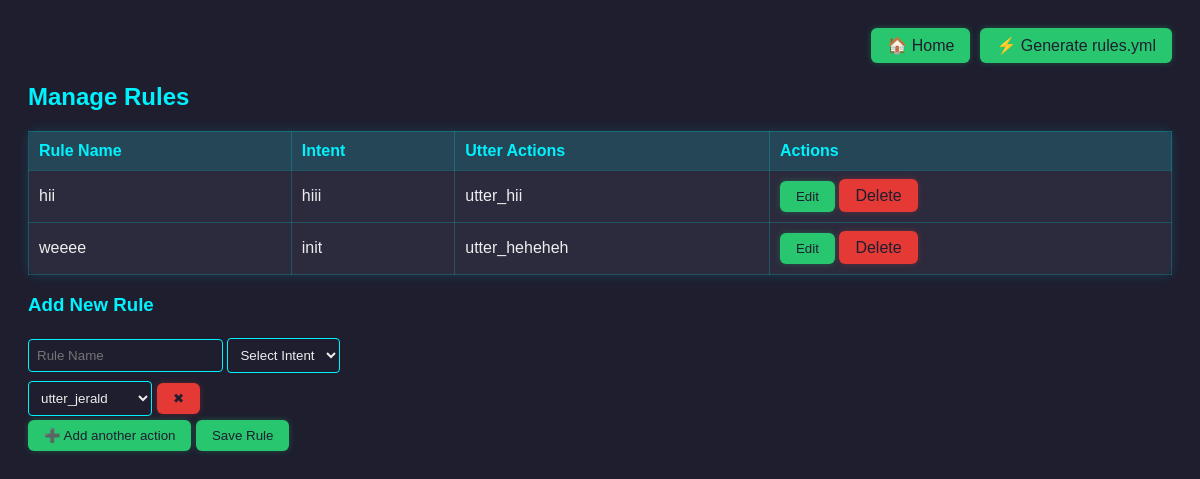
The page /Chatbot_Admin/manage_rules.php (signed in) on the database its author committed.
### tables this page shows
CREATE TABLE `rules` (
  `id` int(11) NOT NULL,
  `rule_name` varchar(255) DEFAULT NULL,
  `intent` varchar(255) DEFAULT NULL,
  `utter_name` text DEFAULT NULL,
  `created_by` varchar(100) DEFAULT NULL
);

### Chatbot_Admin/manage_rules.php (the view, shortened to what this page needs)
<?php
include 'db.php';
$username = $_SESSION['username'];
$rules = [];
$stmt = $conn->prepare("SELECT * FROM rules WHERE created_by = ?");
$stmt->bind_param("s", $username);
$stmt->execute();
$result = $stmt->get_result();
while ($row = $result->fetch_assoc()) {
    $rules[] = $row;
}
$utters = [];
$u_stmt = $conn->prepare("SELECT utter_name FROM utters WHERE created_by = ?");
$u_stmt->bind_param("s", $username);
$u_stmt->execute();
$u_result = $u_stmt->get_result();
while ($u_row = $u_result->fetch_assoc()) {
    $utters[] = $u_row['utter_name'];
}
?>
<!DOCTYPE html>
<html>
<head>
</head>
<body>
<div class="top-bar">
    <a class="btn" href="dashboard.php">🏠 Home</a>
    <a class="btn" href="generate_view_rules.php">⚡ Generate rules.yml</a>
</div>
<h2>Manage Rules</h2>
<table>
    <tr>
        <th>Rule Name</th>
        <th>Intent</th>
        <th>Utter Actions</th>
        <th>Actions</th>
    </tr>
    <?php foreach ($rules as $r):
        $utter_list = json_decode($r['utter_name'], true);
    ?>
    <tr>
        <td><?= htmlspecialchars($r['rule_name']) ?></td>
        <td><?= htmlspecialchars($r['intent']) ?></td>
        <td><?= htmlspecialchars(implode(", ", $utter_list)) ?></td>
        <td>
        <?php
            $ruleNameJs = json_encode($r['rule_name']);
            $intentJs = json_encode($r['intent']);
            $utterListJs = json_encode($utter_list);
        ?>
            <button class="btn-small" onclick='editRow(<?= $ruleNameJs ?>, <?= $intentJs ?>, <?= $utterListJs ?>)'>Edit</button>
            <a class="btn-small btn-delete" href="?delete=<?= $r['id'] ?>" onclick="return confirm('Delete this rule?')">Delete</a>
        </td>
    </tr>
    <?php endforeach; ?>
</table>
<h3 id="form-title">Add New Rule</h3>
<form method="post">
    <input type="text" name="rule_name" id="form-rule-name" placeholder="Rule Name" required>
    <select name="intent" id="form-intent" required>
    <option value="">Select Intent</option>
    </select>
    <div id="actions">
        <div style="display: flex; align-items: center; gap: 5px;">
            <select name="utter_name[]" required>
                <?php foreach ($utters as $utter): ?>
                    <option value="<?= $utter ?>"><?= $utter ?></option>
                <?php endforeach; ?>
            </select>
            <button type="button" class="btn-small btn-delete" onclick="removeAction(this)">✖</button>
        </div>
    </div>
    <button type="button" class="btn-small" onclick="addNewAction()">➕ Add another action</button>
    <button type="submit" name="save" class="btn">Save Rule</button>
</form>
</body>
</html>

### Chatbot_Admin/manage_rules.php (style rules this page uses)
body { font-family: Arial, sans-serif; background: #1e1e2f; color: #eee; padding: 20px; }
table { border-collapse: collapse; width: 100%; background: #2b2b3d; border-radius: 8px; box-shadow: 0 0 12px rgba(0,242,255,0.15); }
th, td { border: 1px solid #00f2ff33; padding: 10px; text-align: left; }
th { background: #00f2ff22; color: #00f2ff; }
input, select { background: #1e1e2f; border: 1px solid #00f2ff; color: #eee; padding: 8px; margin: 4px 0; border-radius: 4px; }
.btn, .btn-small { background: #28c76f; color: #1e1e2f; padding: 8px 16px; border: none; border-radius: 6px; cursor: pointer; transition: all 0.3s; box-shadow: 0 0 6px rgba(40,199,111,0.3); text-decoration: none; }
.btn-delete { background: #e53935; box-shadow: 0 0 6px rgba(229,57,53,0.3); }
.top-bar { display: flex; justify-content: flex-end; gap: 10px; margin-bottom: 20px; }
h2, h3 { color: #00f2ff; }

### rows shown on the page
rules: rule_name "hii", intent "hiii", utter_name "utter_hii"
rules: rule_name "weeee", intent "init", utter_name "utter_heheheh"

### other values the page prints
form field value "utter_jerald"
